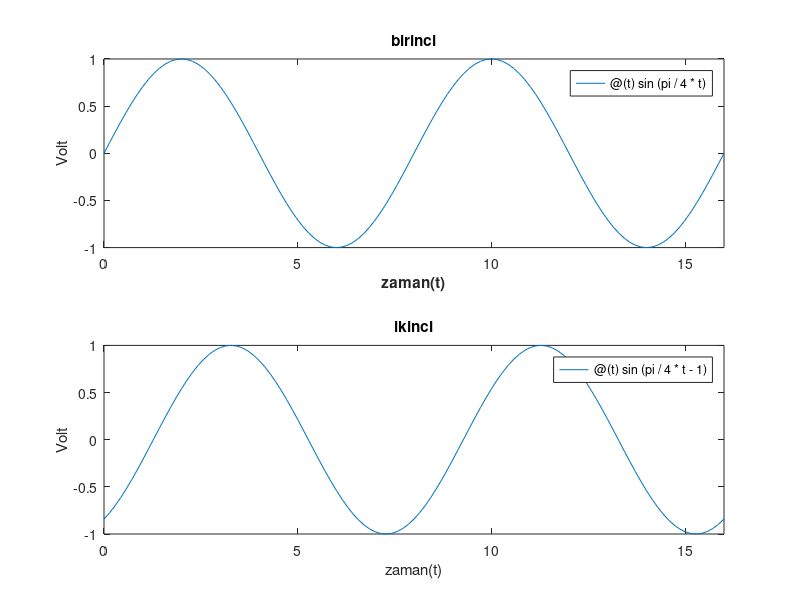

Source code (MATLAB):
clc;
% clc command window kodlarını siliyor
clear all;
% workspacedeki değişkenleri siliyor
% yani rami boşaltıyor
close all;
% bütün önceden açılmış bir grafik vs varsa
% onu kapatıyor

% sürekli zaman sinyali çizdirmek için birkaç komut bulunuyor
% bunlardan birisi fplot

subplot(211),fplot(@( t) sin(pi/4*t) , [0,16]), title("birinci"), xlabel("zaman(t)","FontWeight", "bold"), ylabel("Volt");

% başka bir grafik çizdirmek istediğimizde 
% hold on kullanırız.

hold on;
subplot(212),fplot(@( t) sin(pi/4*t-1) , [0,16]), title("ikinci"),xlabel("zaman(t)"), ylabel("Volt");



